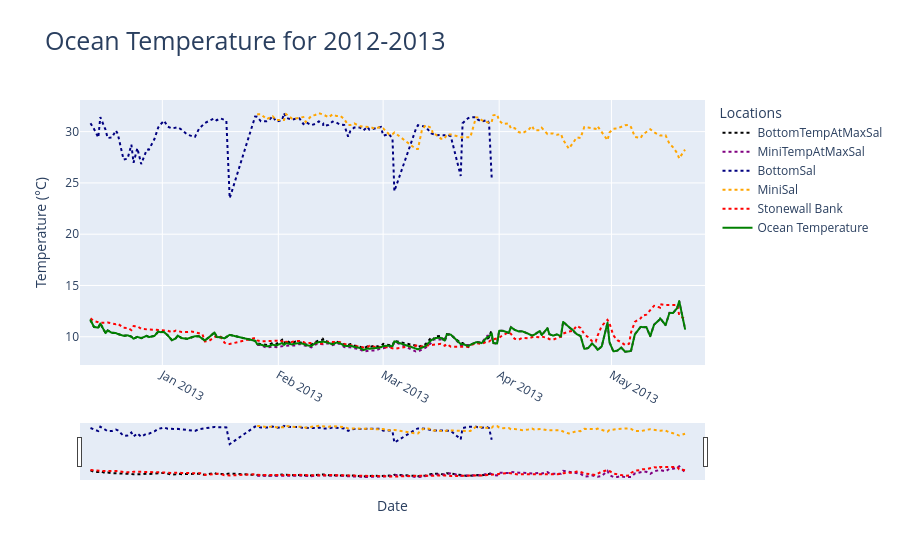

The notebook cell saved with this chart:
### Code cell
import pandas as pd
import scipy.io as sio
from scipy import signal
from scipy import stats
import numpy as np
import datetime
import plotly.express as px
from plotly.subplots import make_subplots
import plotly.graph_objects as go
import re


downRiverDF = pd.read_csv('downriver_2012_2013_processed.csv', parse_dates = ['DN'])
correlation = signal.correlate(downRiverDF["BottomPressure"].ffill().bfill().to_numpy(), downRiverDF["BottomSalCorrected"].ffill().bfill().to_numpy(), mode="full")
lags = signal.correlation_lags(downRiverDF["BottomPressure"].ffill().bfill().to_numpy().size, downRiverDF["BottomSalCorrected"].ffill().bfill().to_numpy().size, mode="full") 
lag = lags[np.argmax(correlation)]
numpy_correlation = np.corrcoef(downRiverDF["BottomPressure"].ffill().bfill().to_numpy(), downRiverDF["BottomSalCorrected"].ffill().bfill().to_numpy())[0, 1]
print('NumPy Correlation:', numpy_correlation)
res = stats.pearsonr(downRiverDF["BottomPressure"].ffill().bfill().to_numpy(), downRiverDF["BottomSalCorrected"].ffill().bfill().to_numpy())

minilanderDF = pd.read_csv('minilander_2012_2013_processed.csv', parse_dates = ['DN'])

#create day DN to separate out data values by day instead of 5 min intervals
downRiverDF['dayDN'] = downRiverDF['DN'].dt.floor('D')
minilanderDF['dayDN'] = minilanderDF['DN'].dt.floor('D')
#takes highest sal values by day and collects idx, then converts floats to integers
idxMaxDownArray = downRiverDF.groupby("dayDN")["BottomSalCorrected"].idxmax().ffill().astype('Int64').to_numpy()
idxMaxMiniArray = minilanderDF.groupby("dayDN")["Salinity"].idxmax().ffill().bfill().astype('Int64').to_numpy()

#filter data frame from NAN duplicates created in previous step
salToTempDownDF = downRiverDF.loc[idxMaxDownArray].drop_duplicates()
salToTempMiniDF = minilanderDF.loc[idxMaxMiniArray].drop_duplicates()

#trying to combine so that both arrays are same length
combinedDF = pd.merge_asof(salToTempDownDF, salToTempMiniDF, on = 'DN')[["DN", "BottomTemp", "Temperature", "BottomSalCorrected", "Salinity"]]
maxDN = combinedDF["DN"].max()
# adding empty columns to allow for concat to work
salToTempMiniDF["BottomTemp"] = np.nan
salToTempMiniDF["BottomSalCorrected"] = np.nan
#combining tail of minilander data to other data
combinedDF = pd.concat([combinedDF, salToTempMiniDF.loc[salToTempMiniDF['DN']>maxDN][["DN", "BottomTemp", "Temperature", "BottomSalCorrected", "Salinity"]]])

#STONEWALL BANK OCEAN TEMPERATURE
stonewallDF = pd.concat([pd.read_csv('2012_stonewall.csv'), pd.read_csv('2013_stonewall.csv')])
# format time series
stonewallDF["dayDN"] = (pd.to_datetime(stonewallDF['YY'].astype(str) + '/' + stonewallDF['MM'].astype(str) + '/' + stonewallDF['DD'].astype(str) + '/' , format='mixed'))
# isolate and group by average value for that day
dailyStonewallDF = stonewallDF.groupby("dayDN").agg(dailyAverage = ("WTMP", "mean")).reset_index()
# get the time series to be the same size
combinedDF = pd.merge_asof(combinedDF, dailyStonewallDF, left_on = "DN", right_on = "dayDN")
#combinedDF['AvgEstimatedTemp'] = (combinedDF["BottomTemp"].interpolate().ffill().bfill() + combinedDF["Temperature"].interpolate().ffill().bfill() + combinedDF["dailyAverage"].interpolate().ffill().bfill())/3.0

for index, row in combinedDF.iterrows():
    dataPoint = 0
    countER = 0
    if not np.isnan(row["BottomTemp"]):
        dataPoint += row["BottomTemp"]
        countER += 1
    if not np.isnan(row["Temperature"]):
        dataPoint += row["Temperature"]
        countER += 1    
    '''if not np.isnan(row["dailyAverage"]):
        dataPoint += row["dailyAverage"]
        countER += 1'''
    if countER > 0:
        dataPoint = dataPoint/countER
        combinedDF.loc[index, "AvgEstimatedTemp"] = dataPoint



combinedDF['oceanSalEstimate'] = (combinedDF["BottomSalCorrected"].ffill().bfill() + combinedDF["Salinity"].ffill().bfill())/2.0
#plot ocean temperature
tempFigLabels = ['BottomTempAtMaxSal', 'MiniTempAtMaxSal', 'BottomSal', 'MiniSal', 'Stonewall Bank']
tempfig = px.line(x = combinedDF['DN'], y = [combinedDF["BottomTemp"], combinedDF["Temperature"], combinedDF['BottomSalCorrected'], combinedDF['Salinity'], combinedDF["dailyAverage"]] , color_discrete_sequence= ["black", "purple", "navy","orange", "red"], title = "Temperature/Salinity")
combinedDF.to_csv('ocean_temperature12_13.csv', index=False)
tempfig.update_traces(patch={"line": {"dash": "dot"}})
tempfig.add_scattergl(x= combinedDF['DN'], y = combinedDF["AvgEstimatedTemp"], line={'color': 'green', 'width' : 2}, name = "Ocean Temperature")
#tempfig = px.line(x = combinedDF['DN'], y = [combinedDF["BottomTemp"], combinedDF["Temperature"], combinedDF['BottomSalCorrected'], combinedDF['Salinity'], combinedDF["dailyAverage"]] , color_discrete_sequence= ["black", "purple", "navy","orange", "red"], title = "Temperature/Salinity", markers = True )
for idx in range(len(tempFigLabels)):
    tempfig.data[idx].name = tempFigLabels[idx]
    tempfig.data[idx].hovertemplate = 'variable=' + tempFigLabels[idx] + '<br>x=%{x}<br>value=%{y}<extra></extra>'
    tempfig.data[idx].legendgroup = tempFigLabels[idx]
tempfig.update_layout(xaxis_title="Date", yaxis_title="Temperature (°C)", legend_title="Locations")
tempfig.update_layout(title=dict(text= "Ocean Temperature for 2012-2013", font=dict(size=25)))
tempfig.update_xaxes(tickangle=30)
tempfig.update_xaxes(rangeslider_visible=True)
tempfig.update_xaxes(range = [pd.Timestamp('2012-12-10'),pd.Timestamp('2013-05-26')])
tempfig.show() 

#bottom pressure and bottom salinity combined plot 
fig = make_subplots(specs=[[{"secondary_y": True}]])
fig.add_trace(go.Scatter(x=downRiverDF['DN'], y= downRiverDF['BottomSalCorrected'], name="Bottom Salinity"),secondary_y=False,)
fig.add_trace(go.Scatter(x=downRiverDF['DN'], y=downRiverDF['BottomPressure'], name="Bottom Pressure"),secondary_y=True,)
fig.update_layout(title_text="Sea Level and Salinity")
fig.update_xaxes(title_text="Date")
fig.update_yaxes(title_text="Bottom Salinity", secondary_y=False)
fig.update_yaxes(title_text="Bottom Pressure", secondary_y=True)
fig.show()

### Figure 1 — Plotly figure (JSON) as saved in the notebook; plotly's stock layout.template omitted (floating-point values rounded to 4 significant figures; data arrays with more than 128 entries replaced by an {"elided": "..."} marker saying what was removed)
{"data": [{"hovertemplate": "variable=BottomTempAtMaxSal<br>x=%{x}<br>value=%{y}<extra></extra>", "legendgroup": "BottomTempAtMaxSal", "line": {"color": "black", "dash": "dot"}, "marker": {"symbol": "circle"}, "mode": "lines", "name": "BottomTempAtMaxSal", "orientation": "v", "showlegend": true, "type": "scatter", "x": {"elided": "151 str values"}, "xaxis": "x", "y": {"elided": "151 float values"}, "yaxis": "y"}, {"hovertemplate": "variable=MiniTempAtMaxSal<br>x=%{x}<br>value=%{y}<extra></extra>", "legendgroup": "MiniTempAtMaxSal", "line": {"color": "purple", "dash": "dot"}, "marker": {"symbol": "circle"}, "mode": "lines", "name": "MiniTempAtMaxSal", "orientation": "v", "showlegend": true, "type": "scatter", "x": {"elided": "151 str values"}, "xaxis": "x", "y": {"elided": "151 float values"}, "yaxis": "y"}, {"hovertemplate": "variable=BottomSal<br>x=%{x}<br>value=%{y}<extra></extra>", "legendgroup": "BottomSal", "line": {"color": "navy", "dash": "dot"}, "marker": {"symbol": "circle"}, "mode": "lines", "name": "BottomSal", "orientation": "v", "showlegend": true, "type": "scatter", "x": {"elided": "151 str values"}, "xaxis": "x", "y": {"elided": "151 float values"}, "yaxis": "y"}, {"hovertemplate": "variable=MiniSal<br>x=%{x}<br>value=%{y}<extra></extra>", "legendgroup": "MiniSal", "line": {"color": "orange", "dash": "dot"}, "marker": {"symbol": "circle"}, "mode": "lines", "name": "MiniSal", "orientation": "v", "showlegend": true, "type": "scatter", "x": {"elided": "151 str values"}, "xaxis": "x", "y": {"elided": "151 float values"}, "yaxis": "y"}, {"hovertemplate": "variable=Stonewall Bank<br>x=%{x}<br>value=%{y}<extra></extra>", "legendgroup": "Stonewall Bank", "line": {"color": "red", "dash": "dot"}, "marker": {"symbol": "circle"}, "mode": "lines", "name": "Stonewall Bank", "orientation": "v", "showlegend": true, "type": "scatter", "x": {"elided": "151 str values"}, "xaxis": "x", "y": {"elided": "151 float values"}, "yaxis": "y"}, {"line": {"color": "green", "width": 2}, "name": "Ocean Temperature", "type": "scattergl", "x": {"elided": "151 str values"}, "y": {"elided": "151 float values"}}], "layout": {"legend": {"title": {"text": "Locations"}, "tracegroupgap": 0}, "title": {"font": {"size": 25}, "text": "Ocean Temperature for 2012-2013"}, "xaxis": {"anchor": "y", "domain": [0, 1], "range": ["2012-12-10T00:00:00", "2013-05-26T00:00:00"], "rangeslider": {"visible": true}, "tickangle": 30, "title": {"text": "Date"}}, "yaxis": {"anchor": "x", "domain": [0, 1], "title": {"text": "Temperature (°C)"}}}}
